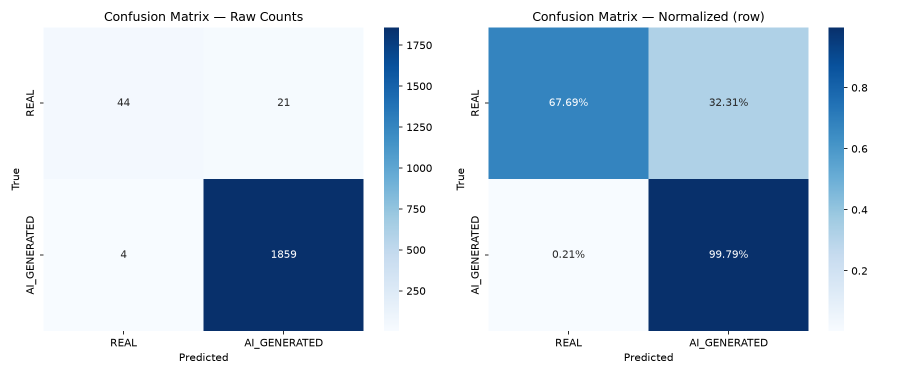
#> input picture results/confusion_matrix.png, 1800 x 750 px (shown at 1/2 size)
$ python -i eda.py   (imports and definitions only)   (older library calls are emulated)
#> lines starting #> are read from the running program, lines starting #| are printed output that depends on the picture
### src/config.py
"""
src/config.py — VIPER Forensic Engine Global Configuration
Phase: ALL TRACKS (shared dependency)

Central configuration module. All hyperparameters, paths, and constants
are defined here. Agents must import from this module — never hardcode values.
"""

import os
from pathlib import Path
from dotenv import load_dotenv

load_dotenv()

# ─── Project Root ─────────────────────────────────────────────────────────────
ROOT = Path(__file__).resolve().parent.parent

# ─── Data Paths ───────────────────────────────────────────────────────────────
# Overridable so the same code runs against a local checkout and against a
# RunPod volume without editing this file.
DATA_DIR       = Path(os.getenv("DATA_DIR", ROOT / "data"))
AI_ART_DIR     = Path(os.getenv(
    "AI_ART_DIR", DATA_DIR / "ai_art_classification" / "train" / "AI_GENERATED"
))
REAL_ART_DIR   = Path(os.getenv(
    "REAL_ART_DIR", DATA_DIR / "ai_art_classification" / "train" / "NON_AI_GENERATED"
))
WIKIART_DIR    = Path(os.getenv("WIKIART_DIR", DATA_DIR / "WikiArt"))

# ─── Output Paths ─────────────────────────────────────────────────────────────
RESULTS_DIR      = ROOT / "results"
CHECKPOINTS_DIR  = ROOT / "checkpoints"
GRADCAM_DIR      = ROOT / "gradcam_gallery"
NOTEBOOKS_DIR    = ROOT / "notebooks"
TORCH_WEIGHTS_DIR = CHECKPOINTS_DIR / "torchvision_weights"

# Create all output directories on import
for _dir in [RESULTS_DIR, CHECKPOINTS_DIR, GRADCAM_DIR, NOTEBOOKS_DIR, TORCH_WEIGHTS_DIR]:
    _dir.mkdir(parents=True, exist_ok=True)

# ─── Output File Paths ────────────────────────────────────────────────────────
FEATURE_MATRIX_CSV    = RESULTS_DIR / "feature_matrix.csv"
BASELINE_METRICS_JSON = RESULTS_DIR / "baseline_metrics.json"
EVAL_METRICS_JSON     = RESULTS_DIR / "eval_metrics.json"
CONFUSION_MATRIX_PNG  = RESULTS_DIR / "confusion_matrix.png"
UMAP_FEATURES_CSV     = RESULTS_DIR / "umap_features.csv"
JPEG_ROBUSTNESS_PNG   = RESULTS_DIR / "jpeg_robustness.png"
WIKIART_CONF_JSON     = RESULTS_DIR / "wikiart_confidence.json"
BEST_MODEL_PATH       = CHECKPOINTS_DIR / "best_model.pth"
UMAP_SCATTER_PNG      = RESULTS_DIR / "umap_scatter.png"
TRAINING_HISTORY_JSON = RESULTS_DIR / "training_history.json"
RUN_SUMMARY_JSON      = RESULTS_DIR / "run_summary.json"

# ─── Training Hyperparameters (LOCKED by execution plan) ──────────────────────
# BATCH_SIZE is the *per-GPU* batch size. Under DDP the effective global batch
# is BATCH_SIZE * world_size, so keep it at 64 on a single GPU to reproduce the
# original CPU run exactly.
BATCH_SIZE    = int(os.getenv("BATCH_SIZE", 64))
NUM_EPOCHS    = int(os.getenv("NUM_EPOCHS", 100))
LEARNING_RATE = float(os.getenv("LEARNING_RATE", 1e-4))
SEED          = int(os.getenv("SEED", 42))


def _default_num_workers() -> int:
    if os.name == "nt":
        return 0
    return min(16, max(2, (os.cpu_count() or 4) - 1))


NUM_WORKERS     = int(os.getenv("NUM_WORKERS", _default_num_workers()))
PREFETCH_FACTOR = int(os.getenv("PREFETCH_FACTOR", 4))

# ─── Dataset Scale ────────────────────────────────────────────────────────────
# Cap on the number of images pulled into the train/val/test splits.
# 0 (or negative) means "use every image found" — the full 67k run.
# Set MAX_SAMPLES=10000 to reproduce the original CPU fast-track subsample.
MAX_SAMPLES = int(os.getenv("MAX_SAMPLES", 0))

# ─── Early Stopping ───────────────────────────────────────────────────────────
# Stop once the checkpointing metric has not improved for this many epochs.
EARLY_STOP_PATIENCE   = int(os.getenv("EARLY_STOP_PATIENCE", 20))
EARLY_STOP_MIN_DELTA  = float(os.getenv("EARLY_STOP_MIN_DELTA", 0.0))

# ─── GPU Acceleration ─────────────────────────────────────────────────────────
# AMP_DTYPE: auto | bf16 | fp16 | off. "auto" picks bf16 on Ampere and newer
# (no GradScaler needed, no overflow risk), fp16 elsewhere, and off on CPU.
AMP_DTYPE      = os.getenv("AMP_DTYPE", "auto").lower()
CHANNELS_LAST  = os.getenv("CHANNELS_LAST", "1") == "1"
TORCH_COMPILE  = os.getenv("TORCH_COMPILE", "0") == "1"
CUDNN_BENCHMARK = os.getenv("CUDNN_BENCHMARK", "1") == "1"
# Decode JPEGs at a reduced scale before resizing (large speedup for 512px
# sources). Off by default because it perturbs pixel values very slightly and
# would break exact comparability with the CPU baseline.
JPEG_DRAFT     = os.getenv("JPEG_DRAFT", "0") == "1"

# Reweight CrossEntropyLoss by inverse class frequency. Off by default so the
# GPU run reproduces the CPU baseline's objective exactly.
CLASS_WEIGHTED = os.getenv("CLASS_WEIGHTED", "0") == "1"

# ─── Image Configuration ──────────────────────────────────────────────────────
IMAGE_SIZE    = 224       # ConvNeXt-Tiny input
NUM_CLASSES   = 2         # 0 = REAL, 1 = AI_GENERATED

# ─── Class Labels ─────────────────────────────────────────────────────────────
CLASS_NAMES = {0: "REAL", 1: "AI_GENERATED"}
LABEL_REAL  = 0
LABEL_AI    = 1

# ─── EDA Configuration ────────────────────────────────────────────────────────
EDA_KMEANS_K       = 8    # color palette clusters
EDA_SAMPLE_SIZE    = 500  # max images to sample for EDA (speed)
FFT_LOG_SCALE      = True

# ─── Model Architecture ───────────────────────────────────────────────────────
MODEL_NAME          = "convnext_tiny"
IMAGE_EMBED_DIM     = 768
UNFREEZE_STAGES     = 2   # last N ConvNeXt stages + classifier
CLASSIFIER_DROPOUT  = 0.3
USE_EDA_FEATURES    = False  # Disabled for 10k fast-track
FUSION_HIDDEN_DIM   = int(os.getenv("FUSION_HIDDEN_DIM", 384))
STRICT_EDA_COVERAGE = False

# ─── Evaluation ───────────────────────────────────────────────────────────────
VAL_SPLIT          = 0.15
TEST_SPLIT         = 0.15

# ─── Device / Distributed ─────────────────────────────────────────────────────
import torch

# torchrun exports these; they are absent for a plain `python src/train.py`.
LOCAL_RANK = int(os.getenv("LOCAL_RANK", -1))
WORLD_SIZE = int(os.getenv("WORLD_SIZE", 1))
IS_DISTRIBUTED = WORLD_SIZE > 1 and LOCAL_RANK >= 0


def _resolve_device() -> torch.device:
    requested = os.getenv("DEVICE", "cuda")
    if requested.startswith("cuda") and torch.cuda.is_available():
        # Under torchrun each process owns exactly one GPU.
        return torch.device(f"cuda:{LOCAL_RANK}" if LOCAL_RANK >= 0 else "cuda")
    if requested == "mps" and torch.backends.mps.is_available():
        return torch.device("mps")
    return torch.device("cpu")


DEVICE = _resolve_device()

# ─── Stretch Goal Config ──────────────────────────────────────────────────────
JPEG_QUALITY_LEVELS = [95, 75, 50, 25]
STRETCH_SAMPLE_N    = 1000

### src/eda.py
"""
src/eda.py — VIPER Forensic Engine: Exploratory Data Analysis Layer
Phase: Track Beta (Analytical Pipeline) — EDA Agent

Computes six forensic feature families for each image:
  1. compute_pixel_stats()   — mean/std per RGB channel
  2. fft_analysis()          — high-frequency energy from FFT
  3. compute_color_entropy() — color palette entropy via KMeans
  4. noise_residuals()       — Gaussian residual + PRNU-style noise fingerprints
  5. glcm_features()         — GLCM texture (contrast, energy, homogeneity, correlation)
  6. edge_density()          — Canny edge pixel fraction

Outputs:
  results/feature_matrix.csv  — one row per image with all features + label

Usage:
    python src/eda.py
    # → writes results/feature_matrix.csv and prints summary statistics
"""

import sys
import warnings
from pathlib import Path
from typing import Any, Dict, List, Literal, Mapping, Optional, Sequence

import numpy as np
import pandas as pd
import cv2
from sklearn.cluster import KMeans
from skimage.feature import graycomatrix, graycoprops
from skimage.restoration import denoise_wavelet
from tqdm import tqdm

try:
    import torch
except ImportError:
    torch = None

sys.path.insert(0, str(Path(__file__).resolve().parent.parent))
from src.config import (
    AI_ART_DIR, REAL_ART_DIR, WIKIART_DIR,
    FEATURE_MATRIX_CSV, RESULTS_DIR,
    EDA_KMEANS_K, EDA_SAMPLE_SIZE, IMAGE_SIZE,
    LABEL_REAL, LABEL_AI,
)

# [1 line not run here, left out]

IMAGE_EXTS = {".jpg", ".jpeg", ".png", ".webp", ".bmp"}
FEATURE_META_COLUMNS = {"image_path", "label"}
SCORE_LOW_Z = 1.0
SCORE_HIGH_Z = 2.0
MAX_REFERENCE_Z = 3.0
SignalLabel = Literal["low", "medium", "high"]


# ─────────────────────────────────────────────────────────────────────────────
# Individual Feature Extractors
# ─────────────────────────────────────────────────────────────────────────────

def compute_pixel_stats(img_rgb: np.ndarray) -> Dict[str, float]:
    """
    Compute per-channel mean and standard deviation.

    Args:
        img_rgb: H×W×3 uint8 numpy array (RGB).

    Returns:
        Dict with keys: mean_r, mean_g, mean_b, std_r, std_g, std_b, global_brightness
    """
    img_f = img_rgb.astype(np.float32) / 255.0
    means = img_f.mean(axis=(0, 1))
#> means = [0.746, 0.813, 0.879]
    stds  = img_f.std(axis=(0, 1))
#> stds = [0.376, 0.301, 0.219]
    return {
        "mean_r":          float(means[0]),
        "mean_g":          float(means[1]),
        "mean_b":          float(means[2]),
        "std_r":           float(stds[0]),
        "std_g":           float(stds[1]),
        "std_b":           float(stds[2]),
        "global_brightness": float(means.mean()),
    }


def fft_analysis(img_rgb: np.ndarray) -> Dict[str, float]:
    """
    Measure high-frequency energy in the image via 2D FFT on grayscale.

    AI-generated images often show characteristic frequency spectra with
    either over-smoothing or periodic artifacts.

    Args:
        img_rgb: H×W×3 uint8 numpy array.

    Returns:
        Dict with keys: fft_high_freq_energy, fft_low_freq_energy, fft_ratio
    """
    gray = cv2.cvtColor(img_rgb, cv2.COLOR_RGB2GRAY).astype(np.float32)
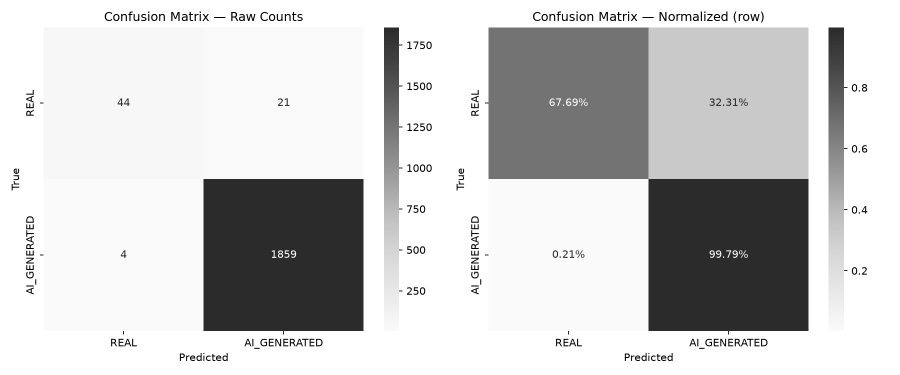
#> gray: shape (750, 1800) float32 (shown at 1/2 size); min 0, max 255, mean 203.7
    fft  = np.fft.fft2(gray)
    fft_shift = np.fft.fftshift(fft)
    magnitude = np.abs(fft_shift)

    h, w   = magnitude.shape
#> h = 750; w = 1800
    cy, cx = h // 2, w // 2
#> cy = 375; cx = 900
    radius = min(h, w) // 8      # inner 1/8 = low-frequency region
#> radius = 93

    # Build masks
    Y, X = np.ogrid[:h, :w]
#> Y = 750 values from 0 to 749
    dist = np.sqrt((X - cx) ** 2 + (Y - cy) ** 2)
    low_mask  = dist <= radius
    high_mask = ~low_mask

    low_energy  = float(magnitude[low_mask].sum())
#> low_energy = 3.95e+09
    high_energy = float(magnitude[high_mask].sum())
#> high_energy = 1.67e+10
    total       = low_energy + high_energy + 1e-8
#> total = 2.06e+10

    return {
        "fft_high_freq_energy": high_energy / total,
        "fft_low_freq_energy":  low_energy  / total,
        "fft_ratio":            high_energy / (low_energy + 1e-8),
    }


# [235 lines left out: functions compute_lab_saturation, compute_color_entropy, noise_residuals, glcm_features, edge_density, load_image_rgb, not called in this run]


def extract_features_from_rgb(
    img_rgb: np.ndarray,
    label: Optional[int] = None,
    image_path: Optional[str] = None,
) -> Dict[str, float]:
    """
    Compute the full forensic feature dictionary from an in-memory RGB image.

    When `label` or `image_path` are provided, they are included so the result
    can be written directly into the feature matrix schema.
    """
    features: Dict[str, float] = {}
    if image_path is not None:
        features["image_path"] = str(image_path)
    if label is not None:
        features["label"] = int(label)

    features.update(compute_pixel_stats(img_rgb))
    features.update(fft_analysis(img_rgb))
#> (the run stopped early here; a loop or call above may not have finished)
